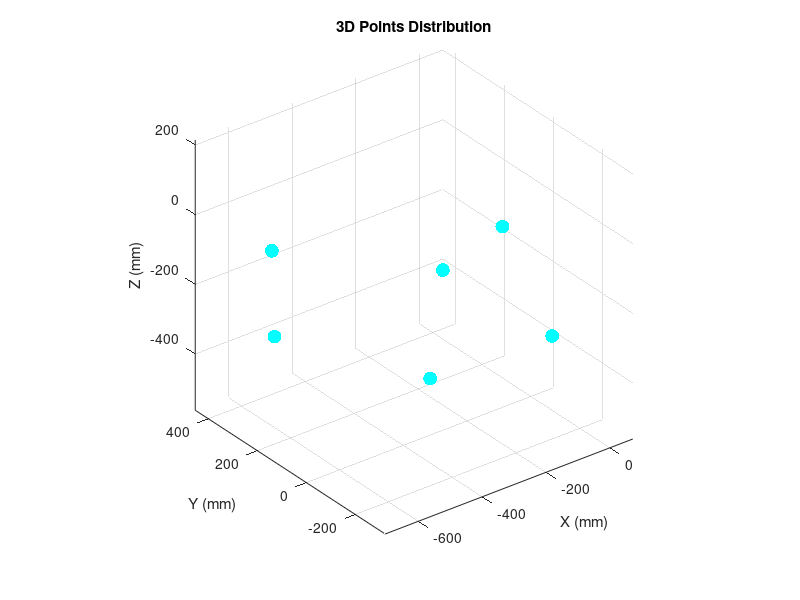
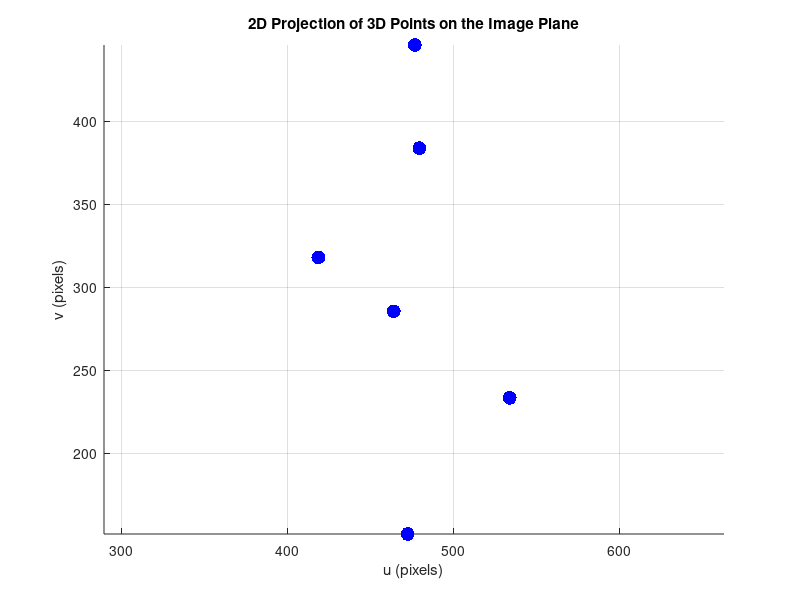

MATLAB code for these plots, in order: (Note: this script raises an error after producing the figures.)
% Step 1: Initializating of intrinsic and extrinsic parameters
% Intrinsic parameters Initializations
au = 557.0943; 
av = 712.9824; 
u0 = 326.3819; 
v0 = 298.6679; 

% Location of the world reference frame in camera coordinates in mm
trans_x = 100; 
trans_y = 0; 
trans_z = 1500;

% World rotation w.r.t. camera coordinates
% Euler XYX1 angles
rot_x_angle = 0.8 * pi / 2;
rot_y_angle = -1.8 * pi / 2;
rot_x1_angle = pi / 5;

% Step 2: Calculating the camera intrinsic and extrinsic transformation matrix
% Intrinsic matrix
intrinsicMatrix = [au, 0, u0; 0, av, v0; 0, 0, 1]; 

% Rotation matrices using Euler angles XYX1
rot_x_matrix = [1, 0, 0; 0, cos(rot_x_angle), -sin(rot_x_angle); 0, sin(rot_x_angle), cos(rot_x_angle)];
rot_y_matrix = [cos(rot_y_angle), 0, sin(rot_y_angle); 0, 1, 0; -sin(rot_y_angle), 0, cos(rot_y_angle)];
rot_x1_matrix = [1, 0, 0; 0, cos(rot_x1_angle), -sin(rot_x1_angle); 0, sin(rot_x1_angle), cos(rot_x1_angle)];

% Combining the rotation matrices
rot_combined_matrix = rot_x_matrix * rot_y_matrix * rot_x1_matrix;

% Creating the rotation matrix in homogeneous form
rotationMatrix = [rot_combined_matrix, [0; 0; 0]; 0, 0, 0, 1];

% Translation matrix (4x1)
translationMatrix = [trans_x; trans_y; trans_z; 1]; 

% Combining rotation and translation to form the camera-to-world transformation matrix
camWorldTransform = [rotationMatrix(:, 1:3), translationMatrix]; 

% Projection Matrix
projMatrix = intrinsicMatrix * camWorldTransform(1:3, :); 
disp('Camera Projection Matrix');
disp(projMatrix);

% Step 3: Create 6 random 3D points
% Function to generate 3D points
function random_points = generate_3d_points(min_val, max_val, num_points)
    random_points = min_val + (max_val - min_val) * rand(num_points, 3);
end

% Input to function above
min_val = -480;
max_val = 480;
num_points_3d = 6;
points_3d = generate_3d_points(min_val, max_val, num_points_3d);
disp('Random 3D Points:');
disp(points_3d);

% 3D plot of the 3D Points
figure('Name', '3D Points Distribution', 'NumberTitle', 'off');
scatter3(points_3d(:,1), points_3d(:,2), points_3d(:,3), 100, 'filled', 'MarkerFaceColor', 'cyan');
grid on;
xlabel('X (mm)');
ylabel('Y (mm)');
zlabel('Z (mm)');
title('3D Points Distribution');
axis equal;
hold on;

% Step 4: Project the 3D points onto the image plane
function points_2d = project_3d_to_2d(num_points_3d, points_3d, projMatrix)
    % Convert 3D points to homogeneous coordinates (add a row of ones)
    points_3d_homogeneous = [points_3d.'; ones(1, num_points_3d)];
    
    % Projecting 3D points onto the image plane using the projection matrix
    projected_points_homogeneous = projMatrix * points_3d_homogeneous;
    
    % Normalizing
    points_2d = projected_points_homogeneous(1:2, :) ./ projected_points_homogeneous(3, :);
end
points_2d = project_3d_to_2d(num_points_3d, points_3d, projMatrix);

% Display the projected points
disp('Projection of the 3D points on the 2D image plane:');
disp(points_2d);

% Step 5: Plot the 2D points in a separate window
figure('Name', 'Projected 2D Points on the Image Plane', 'NumberTitle', 'off');
scatter(points_2d(1, :), points_2d(2, :), 100, 'filled', 'MarkerFaceColor', 'blue');
grid on;
xlabel('u (pixels)');
ylabel('v (pixels)');
title('2D Projection of 3D Points on the Image Plane');
axis equal;

% Step 6: Estimating projection matrix using Hall's method
estimated_P = estimate_proj_matrix(points_2d, points_3d, num_points_3d, projMatrix);
disp('The projection matrix using Hall''s method is:');
disp(estimated_P);

function estimated_P = estimate_proj_matrix(points_2d, points_3d, num_points, original_P)
    % Initializing the Q matrix and B vector
    Q_matrix = zeros(2 * num_points, 11);
    B_vector = zeros(2 * num_points, 1);

    for i = 1:num_points
        % Building the Q matrix
        Q_matrix(2 * i - 1, :) = [points_3d(i, :), 1, 0, 0, 0, 0, ...
            -points_2d(1, i) * points_3d(i, 1), -points_2d(1, i) * points_3d(i, 2), -points_2d(1, i) * points_3d(i, 3)];
        Q_matrix(2 * i, :) = [0, 0, 0, 0, points_3d(i, :), 1, ...
            -points_2d(2, i) * points_3d(i, 1), -points_2d(2, i) * points_3d(i, 2), -points_2d(2, i) * points_3d(i, 3)];
        
        % Building the B vector (2D image points)
        B_vector(2 * i - 1) = points_2d(1, i);  % u-coordinate
        B_vector(2 * i) = points_2d(2, i);      % v-coordinate
    end

    % Solving
    A_vector = pinv(Q_matrix) * B_vector;

    % Adding 1 for homogeneous scale
    A_vector = [A_vector; 1];

    % Reshape the vector into a 3x4 projection matrix
    estimated_P = reshape(A_vector, 4, 3)';
end

% Step 7: Compare estimated matrix to the original one and extract K and R
%Comparing the matrix obtained in Step 6 (estimated_P) to the one defined in step 2 (projMatrix).
% Difference betn (estimated_P) to the (projMatrix).
matrix_difference = projMatrix - estimated_P;
disp('Difference between Original and Estimated Projection Matrices:');
disp(matrix_difference);

% Function to extract intrinsic parameters and rotation matrix from projection matrix
[K, cRw] = get_intrinsics_from_proj_matrix(estimated_P);
disp('Intrinsic Parameter Matrix K:');
disp(K);
disp('Camera Rotation Matrix R_w to c:');
disp(cRw);

function [K, cRw] = get_intrinsics_from_proj_matrix(P)
    % Get left-side 3x3 block of P
    M = P(:,1:3);
    [Q,R] = qr(rot90(M,3));
    R = rot90(R,2)';
    Q = rot90(Q);
    
    % Determinant checking of Q to make cRw
    if det(Q) < 0
        cRw = -Q;
    else
        cRw = Q;
    end
    
    %Normalized intrinsics
    K = R / R(3,3);
end


% Step 8: Adding Gaussian noise to all the 2D points
% Generate Gaussian noise
mean_noise = 0; % mean of the noise
std_noise = 0.5; % standard deviation of the noise for 95% within ±1 pixel
noise = normrnd(mean_noise, std_noise, size(points_2d)); % Generate noise

% Add noise to the projected 2D points
noisy_points_2d = points_2d + noise;

% Display the noisy projected points
disp('Noisy Projection of the 3D points on the 2D image plane:');
disp(noisy_points_2d);

% Plot the noisy 2D points in a separate window
figure('Name', 'Noisy Projected 2D Points on the Image Plane', 'NumberTitle', 'off');
scatter(noisy_points_2d(1, :), noisy_points_2d(2, :), 100, 'filled', 'MarkerFaceColor', 'red');
grid on;
xlabel('u (pixels)');
ylabel('v (pixels)');
title('Noisy 2D Projection of 3D Points on the Image Plane');
axis equal;

% Repeating  Step 6 to  Estimate noisy projection matrix using Hall's method
estimated_P_noisy = estimate_proj_matrix(noisy_points_2d, points_3d, num_points_3d, projMatrix);
disp('The projection matrix using Hall''s method with noisy points is:');
disp(estimated_P_noisy);

%Comparing the projection matrix obtained in  step 6, with the noise-free points.
% Difference betn (estimated_P_noisy) to the (estimated_P).
matrix_difference2 = estimated_P-estimated_P_noisy;
disp('Difference between estimated Projection Matrices without noisa and with noise:');
disp(matrix_difference2);

%Extracting K and R from the noisy projection matrix
[K_noisy, cRw_noisy] = get_intrinsics_from_proj_matrix(estimated_P_noisy);

% Display the results
disp('Intrinsic Parameter Matrix K (from noisy projection):');
disp(K_noisy);

disp('Camera Rotation Matrix R_w to c (from noisy projection):');
disp(cRw_noisy);


% Step 9: Compute the 2D points using noisy estimated projection matrix and
% compare with orginal projection matrix
% Project the 3D points using the noisy projection matrix
noisy_proj_matrix = estimated_P_noisy; % Use the projection matrix from step 8
new_points_2d = project_3d_to_2d(num_points_3d, points_3d, noisy_proj_matrix);

% Display the newly projected points
disp('Noisy Projection of 3D points on the 2D image plane with noise:');
disp(noisy_points_2d);

% Euclidean distances between the original 2D points and noisy projected points
euclidean_distances = sqrt(sum((points_2d - noisy_points_2d).^2, 1));

%Average projection error
average_projection_error = mean(euclidean_distances);
disp('Average Projection Error between noise-free and noisy points:');
disp(average_projection_error);


% Step 10: Increase the number of 3D points and repeat steps 8 and 9
num_points_array = 1:50;
average_errors = zeros(length(num_points_array), 1);

for idx = 1:length(num_points_array)
    num_points_3d = num_points_array(idx); % Current number of points
    points_3d = generate_3d_points(min_val, max_val, num_points_3d); % Generate new random 3D points

    % Repeating Step 4: Project the 3D points onto the image plane (using original projection matrix)
    points_2d = project_3d_to_2d(num_points_3d, points_3d, projMatrix);

    % Repeating Step 8: Add Gaussian noise to the 2D points and repeat the projection
    mean_noise = 0; % mean of the noise
    std_noise = 0.5; % standard deviation of the noise for 95% within ±1 pixel
    noise = normrnd(mean_noise, std_noise, size(points_2d)); % Generate noise

    % Adding noise to the projected 2D points
    noisy_points_2d = points_2d + noise;

    % Repeating Step 6: Projection matrix using noisy 2D points
    estimated_P_noisy = estimate_proj_matrix(noisy_points_2d, points_3d, num_points_3d, projMatrix);

    % Repeating Step 9: New 2D points using the noisy estimated projection matrix
    new_points_2d = project_3d_to_2d(num_points_3d, points_3d, estimated_P_noisy);

    %Average projection error
    euclidean_distances = sqrt(sum((points_2d - new_points_2d).^2, 1)); 
    average_errors(idx) = mean(euclidean_distances);
end

% Step 10: Ploting the average projection error as a function of the number of points
figure('Name', 'Average Projection Error vs Number of Points', 'NumberTitle', 'off');
plot(num_points_array, average_errors, '-o', 'MarkerFaceColor', 'cyan', 'LineWidth', 2);
grid on;
xlabel('Number of 3D Points');
ylabel('Average Projection Error (pixels)');
title('Effect of Number of Points on Average Projection Error');
axis tight;
